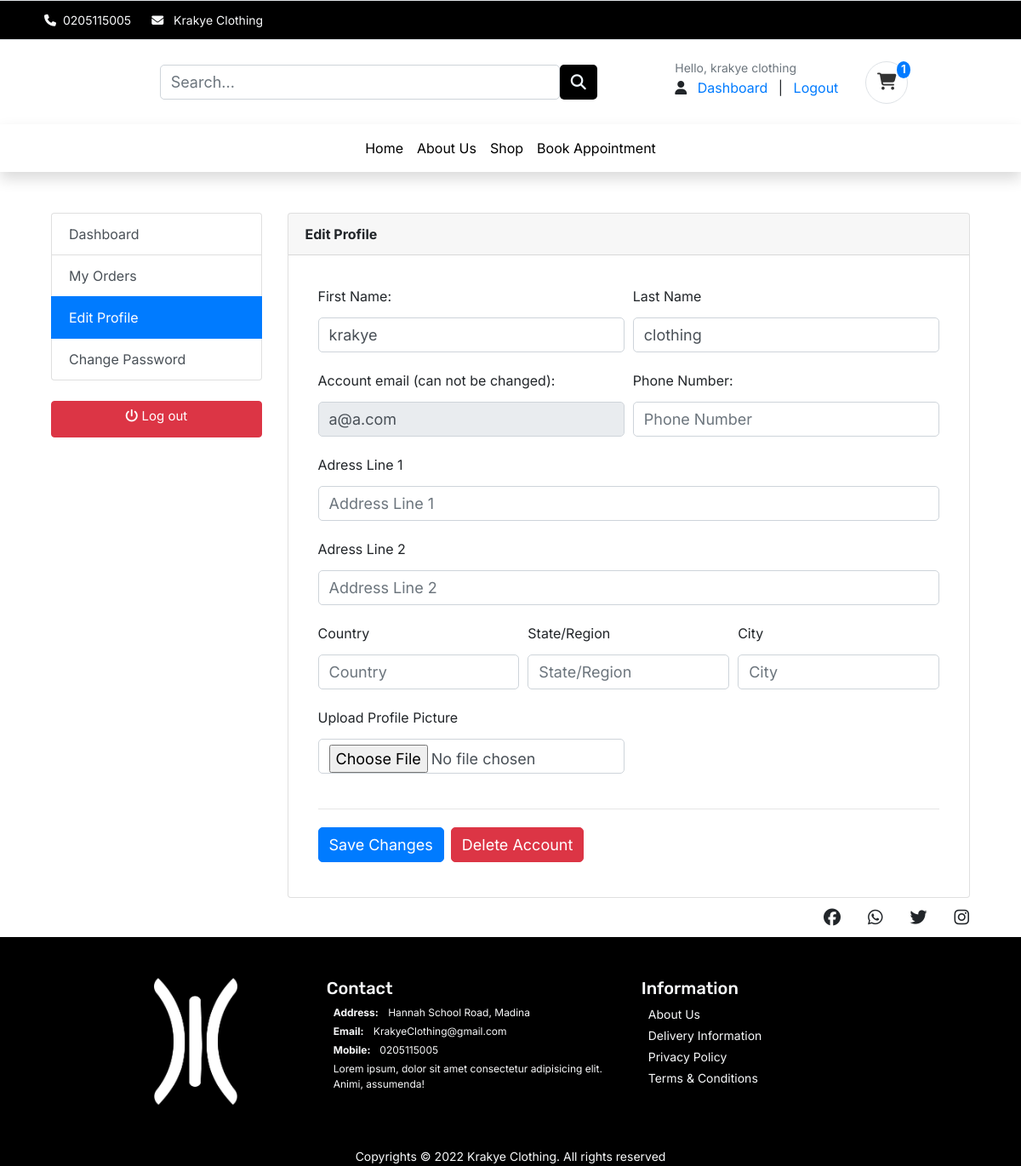
Screenshot of /account/profile/edit/ (signed in) with the database file from the repository.
### accounts/models.py (models this page shows, shortened)
class UserBase(AbstractBaseUser, PermissionsMixin):
    username = models.CharField(max_length=150, unique=True)
    email = models.EmailField(_('email address'), unique=True)
    first_name = models.CharField(max_length=150, blank=True)
    last_name = models.CharField(max_length=150, blank=True)
    phone_number = models.CharField(max_length=50)
    address_line_1 = models.CharField(blank=True, max_length=100)
    address_line_2 = models.CharField(blank=True, max_length=100)
    profile_picture = models.ImageField(blank=True, upload_to='userprofile', default='/userprofile/profile_default.png')
    city = models.CharField(blank=True, max_length=20)
    state = models.CharField(blank=True, max_length=20)
    country = models.CharField(blank=True, max_length=20)
    is_active = models.BooleanField(default=False)
    is_staff = models.BooleanField(default=False)
    is_admin = models.BooleanField(default=False)
    date_created = models.DateTimeField(auto_now_add=True)
    last_login = models.DateTimeField(auto_now_add=True)
    updated = models.DateTimeField(auto_now=True)
    objects = CustomAccountManager()
    USERNAME_FIELD = 'email'
    REQUIRED_FIELDS = ['username', 'first_name', 'last_name']
    class Meta:
        verbose_name = "Accounts"
        verbose_name_plural = "Accounts"
        default_permissions = ()
    def __str__(self):
        return self.username
    def full_name(self):
        return f'{self.first_name} {self.last_name}'

### accounts/views.py (the view)
# urls.py: path('profile/edit/', views.edit_details, name='edit_details'),
@login_required(login_url = 'login')
def edit_details(request):
    if request.method == 'POST':
        user_form = UserEditForm(instance=request.user, data=request.POST)
        if user_form.is_valid():
            user_form.save()
            messages.success(request, "User Profile successfully updated!")
    else:
        user_form = UserEditForm(instance=request.user)
    return render(request,
                  'account/user/profile_edit.html', {'user_form': user_form})

### cart/context_processors.py (called while the page is built)
def counter(request):
    cart_count = 0
    if 'admin' in request.path:
        return {}
    else:
        try:
            cart = Cart.objects.filter(cart_id=_cart_id(request))
            if request.user.is_authenticated:
                cart_items = CartItem.objects.all().filter(user=request.user)
            else:
                cart_items = CartItem.objects.all().filter(cart=cart[:1])
            for cart_item in cart_items:
                cart_count += cart_item.quantity
        except Cart.DoesNotExist:
            cart_count = 0
    return dict(cart_count=cart_count)

### cart/views.py (called while the page is built)
def _cart_id(request):
    cart = request.session.session_key
    if not cart:
        cart = request.session.create()
    return cart

### templates/account/user/profile_edit.html (shortened to what this page needs)
{% extends '../../base.html' %} {% load static %}  {% block content %}
<section class="section-content mt-5 font-inter padding-y bg">
  <div class="container-fluid">
    <div class="row">
    <div class="container">
      <div class="row">
      {% include 'includes/dash_sidebar.html' %}
      <main class="col-md-9">
        <article class="card">
        <header class="card-header">
          <strong class="d-inline-block mr-3">Edit Profile</strong>
        </header>
        <div class="card-body">
          <div class="row">
          <div class="col-md-12">
            <form action='' method="POST">
              <div class="form-row">
                <div class="form-group col-md-6">
                  <label>First Name:</label>
                  {{ user_form.first_name }}
                </div>
                <div class="form-group col-md-6">
                  <label>Last Name</label>
                  {{ user_form.last_name }}
                </div>
              </div>
              <div class="form-row">
                <div class="form-group col-md-6">
                  <label>Account email (can not be changed):</label>
                  {{ user_form.email }}
                </div>
                <div class="form-group col-md-6">
                  <label>Phone Number:</label>
                  {{ user_form.phone_number }}
                </div>
              </div>
              <div class="form-row">
                <div class="form-group col-md-12">
                  <label>Adress Line 1</label>
                  {{ user_form.address_line_1 }}
                </div>
              </div>
              <div class="form-row">
                <div class="form-group col-md-12">
                  <label>Adress Line 2</label>
                  {{ user_form.address_line_2 }}
                </div>
              </div>
              <div class="form-row">
                <div class="form-group col-md-4">
                  <label>Country</label>
                  {{ user_form.country }}
                </div>
                <div class="form-group col-md-4">
                  <label>State/Region</label>
                  {{ user_form.state }}
                </div>
                <div class="form-group col-md-4">
                  <label>City</label>
                  {{ user_form.city }}
                </div>
              </div>
              <div class="form-row">
                <div class="form-group col-md-6">
                  <label>Upload Profile Picture</label>
                  {{ user_form.profile_picture }}
                </div>
              </div>
              <hr class="mb-3">
              <div class="d-flex flex-row">
                <button class="btn btn-primary" type="submit"
                value="Save changes">Save Changes</button>
                <a href="{%url 'accounts:delete_user'%}"><button onclick="return confirm('Are you sure you want delete this Account?')" class="btn btn-danger">Delete Account</button></a>
              </div>
            </form>
          </div>
          </div>
        </div>
        </article>
      </main>
    </div>
    </div>
  </section>
{%endblock%}

### templates/includes/navbar.html (shortened to what this page needs)
<nav class="px-5 ml-3 navbar navbar-expand-lg navbar-light bg-white d-flex justify-content-between">
    <a class="navbar-brand" href="{%url "store:home"%}"><img src="https://festus-kwafo.github.io/KrakyeClothing/assets/logo.png" width="70" alt="" class="img-fluid"></a>
        <form action="{%url 'store:search'%}" method="GET" class="col-6">
          <div class="input-group">
            <input type="text" class="form-control" placeholder="Search..." name="keyword">
            <button class="btn btn-product" type="submit"><i class="fa-solid fa-magnifying-glass"></i>
            </button>
          </div>
        </form>
        <div class="d-flex nav-item">
            <div class="mr-3 navbar-item-hidden font-inter text-decoration-none">
              {% if user.id is None %}
              <div class="widget-header">
                <small class="title text-muted">Welcome Guest!</small>
                <div>
                  <a href="{% url 'accounts:login' %}">Sign in</a> <span class="dark-transp"> | </span>
                  <a href="{% url 'accounts:register' %}"> Register</a>
                </div>
              </div>
              {% else %}
              <div class="widget-header ">
                <small class="title font-inter text-muted">Hello, {{user.full_name}}</small>
                <div>
                  <span>
                    <i class="fa-solid fa-user"></i>
                  </span>
                  <a href="{% url 'accounts:dashboard' %}">Dashboard</a> <span class="dark-transp"> | </span>
                  <a href="{% url 'accounts:logout' %}"> Logout</a>
                </div>
              </div>
              {% endif %}
            </div>
            <div>
              <a href="{%url 'cart:cart_summary'%}">
                <button type="button" class="btn btn-cart border rounded-circle position-relative">
                  <i class="fa-solid fa-cart-shopping font-size-20"></i>
                  <span class="text-light position-absolute top-0 start-100 translate-middle rounded-circle badge bg-primary">
                    {{cart_count}}
                  </span>
                </button>
              </a>
            </div>
        </div>
  </nav>

### static/css/style.css (style rules this page uses)
button, button:focus { outline: none !important; box-shadow: none !important; }
.btn-product { background-color: black; color: aliceblue; }
.font-inter { font-family: "Inter", cursive; }
.font-size-20 { font-size: 20px; }
a { text-decoration: none; }
.btn-cart, .btn-wishlist { position: relative; align-items: center; justify-content: center; width: 50px; height: 50px; color: #333333; border: none; outline: none; border-radius: 50%; }
.row { margin: 0; }
a { padding: 0 1vh; }
hr { margin-top: 1.25rem; }
form { padding: 2vh 0; }
input { border: 1px solid rgba(0, 0, 0, 0.137); padding: 1vh; margin-bottom: 4vh; outline: none; width: 100%; background-color: #f7f7f7; }
input, textarea, button { padding: 8px 15px; border-radius: 5px !important; margin: 5px 0px; box-sizing: border-box; border: 1px solid #ccc; font-size: 18px !important; font-weight: 300; }

### rows the page displays
UserBase: full_name "krakye clothing", first_name "krakye", last_name "clothing", email "a@a.com"

### other values shown
{{ cart_count }} "1"
